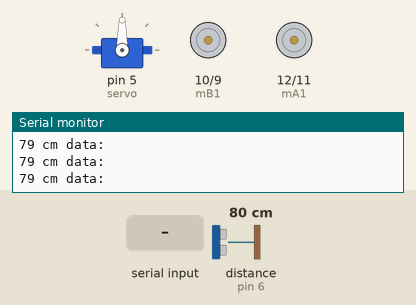
Simulated run of this sketch. Board: Arduino Uno, built with avr-gcc and run on an emulated ATmega328P. Parts: servo, motor-driver pin pairs drawn as motors (green arrow = first pin HIGH = forward, orange = second pin HIGH = backward, longer = more drive, scaled by the enable pin), the last lines printed to the serial monitor. Wiring (inferred from the names in the program): ultrasonic range finder: trigger pin 7; echo pin 6. The test bench sets the inputs (shaded band); at power-on: distance to the obstacle (sensor on pin 6) 80 cm. The echo pulse lasts 58.3 µs per cm.

Above: at 1.2 s.
1.3 s: byte 88 ('X') received over Serial
2.8 s: distance to the obstacle (sensor on pin 6) set to 19 cm
5.8 s: distance to the obstacle (sensor on pin 6) set to 14 cm
At 6.4 s:
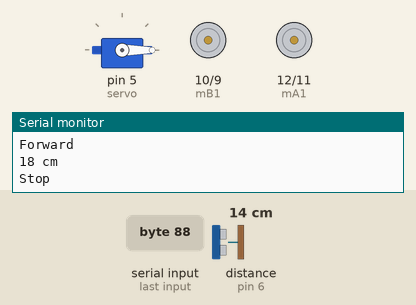
At 7.1 s:
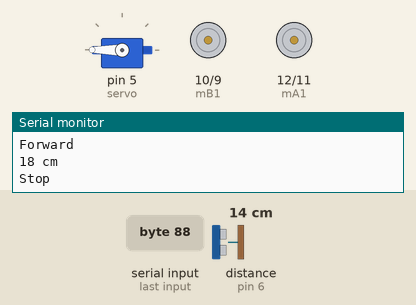
8.8 s: distance to the obstacle (sensor on pin 6) set to 18 cm
11.8 s: distance to the obstacle (sensor on pin 6) set to 22 cm
14.8 s: byte 82 ('R') received over Serial
Timing chart, 0 to 17.3 s (numbered marks = the images above; inputs shaded):
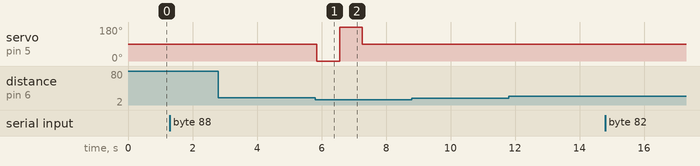

The sketch:

radar_bot.ino
```cpp
#include<Servo.h> // import libarary for servo control

#define mA1 12   // A motor
#define mA2 11
#define mB1 10   // B motor
#define mB2 9
#define trigPin 7 // trigger pin of ultrasonic sensor
#define echoPin 6 // echo pin of ultrasonic sensor
#define ena 13 // enable pin of motor (pwm)
#define enb 8 // enable pin of motor (PWM)

Servo servo;// create servo object
long int duration, data; // duration ultrasonic wave and data received from serial device
int dist, vel, pos = 90,distl, distr; // distance, velocity, position of servo, left and right distance

void setup() // setup function
{
  servo.attach(5);// attach servo to pin 5
  pinMode(mA1, OUTPUT);
  pinMode(mA2, OUTPUT);
  pinMode(mB1, OUTPUT);
  pinMode(mB2, OUTPUT);
  pinMode(trigPin, OUTPUT);
  pinMode(echoPin, INPUT);
  pinMode(ena, OUTPUT);
  pinMode(enb, OUTPUT);
  Serial.begin (9600); // begin serial communication at 9600 baud
}

int dist_check() // check distance using ultrasonic sensor
{
  digitalWrite(trigPin, LOW);
  delayMicroseconds(5);
  digitalWrite(trigPin, HIGH);
  delayMicroseconds(10);
  digitalWrite(trigPin, LOW);

  duration = pulseIn(echoPin, HIGH);
  return ((duration / 2) / 29.1); // convert  time into  distance
}

void sensor_check() // check the data received from serial device and data from ultrasonic sensor
{

  if (Serial.available() > 0)
  {
    data = Serial.read();
  }
  // set the velocity of the bot to the respective data value
  if (data == '0')
  {
    vel = 0;
  }
  else if (data == '1')
  {
    vel = 25;
  }
  else if (data == '2')
  {
    vel = 50;
  }
  else if (data == '3')
  {
    vel = 75;
  }
  else if (data == '4')
  {
    vel = 100 ;
  }
  else if (data == '5')
  {
    vel = 125;
  }
  else if (data == '6')
  {
    vel = 150;
  }
  else if (data == '7')
  {
    vel = 175;
  }
  else if (data == '8')
  {
    vel = 200;
  }
  else if (data == '9')
  {
    vel = 225;
  }
  else if (data == 'q')
  {
    vel = 255;
  }

  dist = dist_check();

// print the distance from ultrasonic sensor and data received from serial device
  Serial.print(dist);
  Serial.print(" cm ");
  Serial.println("data:" + data);
}
void for_left() // move the bot to forward left
{
  Serial.println("Forward Left");
  analogWrite(ena, vel);
  analogWrite(enb, vel);
  digitalWrite(mA1, LOW);
  digitalWrite(mA2, HIGH);
  digitalWrite(mB1, HIGH);
  digitalWrite(mB2, LOW);
}
void right() // move the bot to forward right
{
  Serial.println("Right");
  analogWrite(ena, vel);
  analogWrite(enb, vel);
  digitalWrite(mA1, HIGH);
  digitalWrite(mA2, LOW);
  digitalWrite(mB1, LOW);
  digitalWrite(mB2, LOW);
}
void forward() // move the bot to forward
{
  Serial.println("Forward");
  analogWrite(ena, vel);
  analogWrite(enb, vel);
  digitalWrite(mA1, HIGH);
  digitalWrite(mA2, LOW);
  digitalWrite(mB1, HIGH);
  digitalWrite(mB2, LOW);
}
void backward() // move the bot to backward
{
  Serial.println("Backward");
  analogWrite(ena, vel);
  analogWrite(enb, vel);
  digitalWrite(mA1, LOW);
  digitalWrite(mA2, HIGH);
  digitalWrite(mB1, LOW);
  digitalWrite(mB2, HIGH);
}
void for_right() // move the bot to forward right
{
  Serial.println("Forward Right");
  analogWrite(ena, vel);
  analogWrite(enb, vel);
  digitalWrite(mA1, HIGH);
  digitalWrite(mA2, LOW);
  digitalWrite(mB1, LOW );
  digitalWrite(mB2, HIGH);
}
void left()// move the bot to left
{
  Serial.println("Left");
  analogWrite(ena, vel);
  analogWrite(enb, vel);
  digitalWrite(mA1, LOW);
  digitalWrite(mA2, LOW);
  digitalWrite(mB1, HIGH);
  digitalWrite(mB2, LOW);
}
void back_left() // move the bot to backward left
{
  Serial.println("Backward Left");
  analogWrite(ena, vel);
  analogWrite(enb, vel);
  digitalWrite(mA1, LOW);
  digitalWrite(mA2, HIGH);
  digitalWrite(mB1, HIGH);
  digitalWrite(mB2, LOW);
}
void back_right() // move the bot to backward right
{
  Serial.println("Forward Right");
  analogWrite(ena, vel);
  analogWrite(enb, vel);
  digitalWrite(mA1, HIGH);
  digitalWrite(mA2, LOW);
  digitalWrite(mB1, LOW);
  digitalWrite(mB2, HIGH);
}
void wait() // wait for the next command
{
  Serial.println("Stop");
  analogWrite(ena, vel);
  analogWrite(enb, vel);
  digitalWrite(mA1, LOW);
  digitalWrite(mA2, LOW);
  digitalWrite(mB1, LOW);
  digitalWrite(mB2, LOW);
}
void auto_mode() // auto mode
{
  if (dist_check() <= 15) //
  {
    wait();
    delay(50);

    servo.write(0); // move the servo head to 0 degree (Right)
    delay(700);
    distr = dist_check(); // check the distance from ultrasonic sensor at 0 degree (Right)

    servo.write(180); // move the servo head to 180 degree (Left)
    delay(700);
    distl = dist_check(); // check the distance from ultrasonic sensor at 180 degree (Left)

    servo.write(90); // move the servo head to 90 degree (forward)
    delay(300);

    backward(); // move the bot to backward
    delay(200);

    // can use the same srvo ultrasonic combination to scan the distance for every angle ranging from 0 to 180 degree making it a radar

    if (distl >= distr) // compare the distance to move the vehicle in the larger proximity direction
    {
      while (dist <= 18) // move the bot to the left until the distance is greater than 18 cm
      {

        dist = dist_check();
        for_left();
      }
    }
    else
    {
      while (dist <= 18) // move the bot to the right until the distance is greater than 18 cm
      {
        dist = dist_check();
        for_right();
      }
    }
  }
  else // if no obstacle is detected, move the bot forward
  {
    forward();
  }
}

void manual_mode() // manual mode
{
  sensor_check(); // check the sensor data

  switch (data) // read the data from serial device and execute the corresponding command
  {
    case 'X':
      auto_mode();
      break;
    case 'x':
      manual_mode();
      break;
    case 'F':
      forward();
      break;
    case 'R':
      right();
      break;
    case 'B':
      backward();
      break;
    case 'L':
      left();
      break;
    case 'G':
      for_left();
      break;
    case 'I':
      for_right();
      break;
    case 'H':
      back_left();
      break;
    case 'J':
      back_right();
      break;
    case 'S':
      wait();
      break;
deafult:
      wait();
      break;
  }
}

void loop()
{
  manual_mode(); // can switch to auto mode by sending 'X' via bluetooth and to go back to manual mode by sending 'x'
}

// copilot is fun ;)
```

Measured:
- the behaviour switches between 17 and 16 cm on distance to the obstacle (sensor on pin 6) (found by bisection; images 0 and 1)
- after the input at 5.8 s, servo on pin 5 (servo): 90° → 0° after 0.06 s, → 180° 0.70 s later, → 90° 0.70 s later
